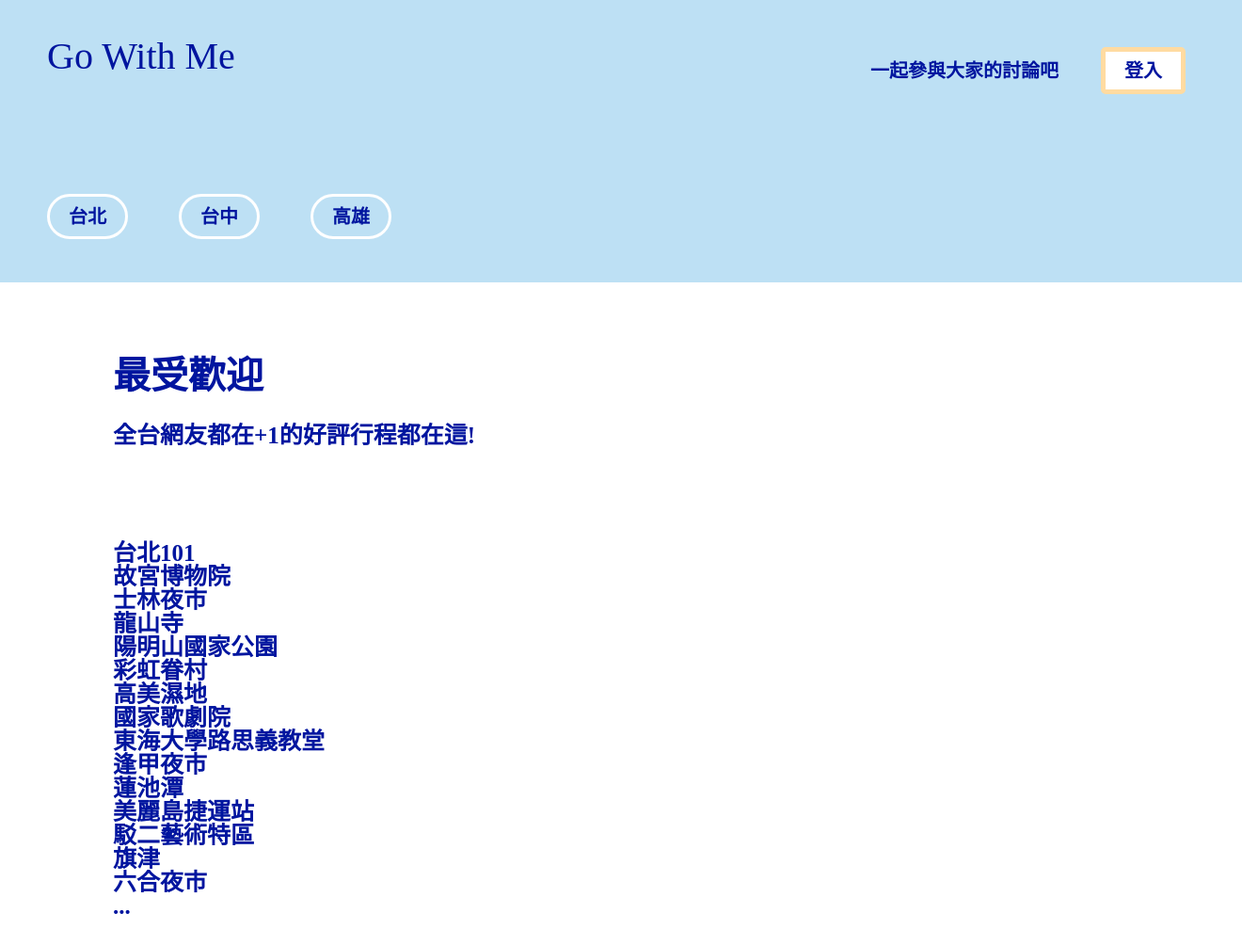
Screenshot of /index_guest.php with the database file from the repository.
### tables this page shows
CREATE TABLE `attraction` (
  `attractionId` int(5) NOT NULL,
  `CityName` varchar(100) NOT NULL,
  `attractionName` varchar(100) NOT NULL,
  `description` varchar(1000) NOT NULL
);

### index_guest.php (the view, shortened to what this page needs)
<!DOCTYPE html>
<html lang="en">
<head>
    <link rel="stylesheet" href="cssreset.css">
    <link rel="stylesheet" href="index_guest.css">
</head>
<body>
    <div class="head0">
    <div class="head">
    <div class="info">
        <div class="word1">一起參與大家的討論吧</div>
        <a href="login.php" class="a2">登入</a>
    </div>
    <div class="word0">Go With Me</div>
    <a href="index_Taipei.php" class="a1">台北</a>
    <a href="index_Taichung.php" class="a1">台中</a>
    <a href="index_Kaohsiung.php" class="a1">高雄</a>
    </div>
    </div>
    <div class="word2">最受歡迎</div>
    <div class="word3">全台網友都在+1的好評行程都在這!</div>
    <div class="content">
            <?php
    $link = @mysqli_connect('localhost','a1113306','3306','gowithme');
                $SQL = "SELECT * FROM attraction";
                $result = mysqli_query($link,$SQL);
                while($row = mysqli_fetch_assoc($result)){
                    echo $row["attractionName"];
                }
                echo "...";
            ?>
    </div>
</body>
</html>

### index_guest.css (style rules this page uses)
.head0 { width:100%; height:30px; top:0; left:0; }
.head { height: 300px; background: #BDE0F4; margin-bottom: 30px; }
.word0 { font-size: 40px; font-family: "Arial Black"; color: #00159F; margin-left: 50px; margin-bottom: 70px; padding-top: 40px; }
.info { display: flex; float: right; float: top; margin: 20px; margin-right: 30px; }
.word1 { font-size: 20px; font-family: "Arial Black"; font-weight: 900; color: #00159F; display: flex; float: right; float: top; margin: 45px; margin-right: 15px; }
.a2 { text-decoration: none; font-family: "Arial"; font-weight: 900; font-size: 20px; text-align: center; outline-style: none; color: #00159F; border: 5px solid #FFDBA1; background-color:#ffffff; border-radius: 5px; padding-top: 10px; padding-bottom: 10px; padding-left: 20px; padding-right: 20px; display: flex; float: right; float: top; margin: 30px; }
.a1 { text-decoration: none; font-family: "Arial"; font-weight: 900; font-size: 20px; text-align: center; outline-style: none; color: #00159F; border: 3px solid #ffffff; background-color:#BDE0F4; border-radius: 60px; padding-top: 10px; padding-bottom: 10px; padding-left: 20px; padding-right: 20px; margin-left: 50px; }
.word2 { font-size: 40px; font-family: "Arial Black"; font-weight: 900; color: #00159F; margin-left: 120px; margin-bottom: 30px; margin-top: 70px; }
.word3 { font-size: 25px; font-family: "Arial Black"; font-weight: 600; color: #00159F; margin-left: 120px; margin-bottom: 70px; }
.content { font-size: 25px; font-family: "Arial Black"; font-weight: 600; color: #00159F; margin-left: 120px; margin-right: 120px; margin-top: 100px; margin-bottom: 170px; }

### rows the page displays
attraction: attractionName "台北101"
attraction: attractionName "故宮博物院"
attraction: attractionName "士林夜市"
attraction: attractionName "龍山寺"
attraction: attractionName "陽明山國家公園"
attraction: attractionName "彩虹眷村"
attraction: attractionName "高美濕地"
attraction: attractionName "國家歌劇院"
attraction: attractionName "東海大學路思義教堂"
attraction: attractionName "逢甲夜市"
attraction: attractionName "蓮池潭"
attraction: attractionName "美麗島捷運站"
attraction: attractionName "駁二藝術特區"
attraction: attractionName "旗津"
attraction: attractionName "六合夜市"
